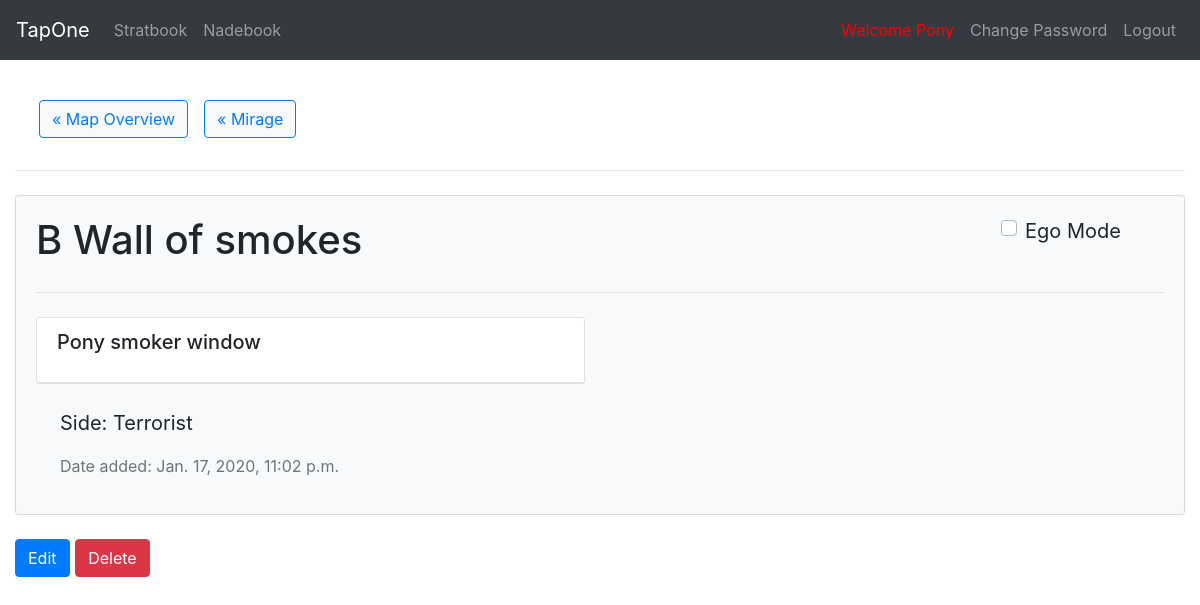
/stratbook/strat/1/ (signed in), run on an earlier commit of the app's database.
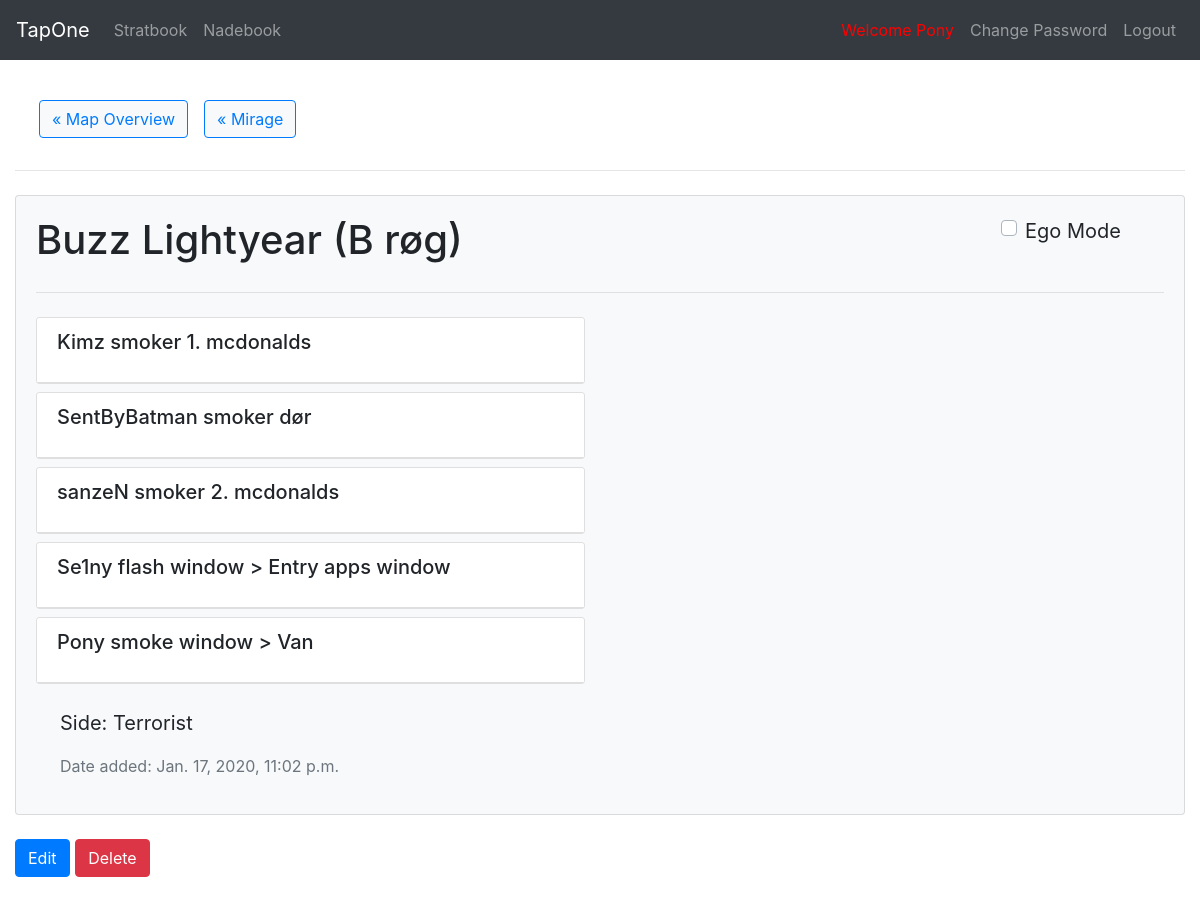
And on a later commit of the database.
### StratBook/models.py (models this page shows, shortened)
class Strategy(models.Model):
    TEAM_CHOICES = [
        ('T', 'Terrorist'),
        ('CT', 'Counter-Terrorist')
    ]
    map_name = models.ForeignKey(Map, on_delete=models.CASCADE)
    name = models.CharField(max_length=200)
    team = models.CharField(max_length=2, choices=TEAM_CHOICES)
    added_date = models.DateTimeField('date added', default=timezone.now)
    def team_text(self):
        for (t, name) in self.TEAM_CHOICES:
            if self.team == t:
                return name

class Map(models.Model):
    name = models.CharField(max_length=50)
    active_duty = models.BooleanField(default=True)
    img = models.ImageField(upload_to=map_directory_path, blank=True, null=True)

class Bullet(models.Model):
    text = models.CharField(max_length=200, blank=True)
    strategy = models.ForeignKey(Strategy, on_delete=models.CASCADE)
    player = models.ForeignKey(get_user_model(),
            on_delete=models.SET_NULL, blank=True, null=True)
    nade = models.ForeignKey(Nade, on_delete=models.SET_NULL, blank=True, null=True)
    def replace_player_text(self):
        if self.player:
            name = self.player.username
            return self.text.replace("@player", name)
        else:
            return self.text

### StratBook/views.py (the view)
# urls.py: path('strat/<int:pk>/', views.StrategyDetailView.as_view(), name="strat"),
@method_decorator(login_required, name='dispatch')
@method_decorator(permission_required('StratBook.view_strategy', raise_exception=True), name ='dispatch')
class StrategyDetailView(generic.DetailView):
    model = Strategy
    template_name = 'StratBook/strat_detail.html'
    context_object_name = 'strat'

### StratBook/models.py (called while the page is built)
    def get_setup_image_url(self):
        if (self.setup_img):
            return self.setup_img.url
        if (self.setup_img_link):
            return self.setup_img_link
        return ''

    def get_image_url(self):
        if (self.img):
            return self.img.url
        if (self.img_link):
            return self.img_link
        return ''

    def type_text(self):
        for (t, name) in self.NADE_TYPE_CHOICES:
            if self.nade_type == t:
                return name

    def has_setup(self):
        if (self.setup_img):
            return True
        elif (self.setup_img_link):
            return True
        else:
            return False

### StratBook/templates/StratBook/strat_detail.html (shortened to what this page needs)
{% extends "base.html" %}
{% load static %}
{% block content %}
<link rel="stylesheet" type="text/css" href={% static 'StratBook/css/strat_detail.css' %}>
{% include 'StratBook/_mini_nav.html' %}
<hr>
<div class="card bg-light mt-4">
  <div class="card-body">
    <div class="row">
      <div class="col-10">
        <h1 class="card-title">{{strat.name}}</h1>
      </div>
      <div class="col-2">
        <div class="custom-control custom-checkbox mb-4">
          <label class="custom-control-label" for="egoCheck">Ego Mode</label>
        </div>
      </div>
    </div>
    <hr>
    <p class="card-text">
      <div id="bullets">
        {% if not strat.bullet_set.all %}
        <p class="text-muted">
          <small>No description available for this strategy</small>
        </p>
        {% else %}
          {% for bullet in strat.bullet_set.all %}
            {% include 'StratBook/_bullet_card.html' %}
          {% endfor %}
        {% endif %}
      </div>
      <p class="team mt-4 ml-4">Side: {{strat.team_text}}</p>
      <p class="date text-muted ml-4">
        <small>Date added: {{strat.added_date}}</small>
      </p>
    </p>
  </div>
</div>
{% if perms.StratBook.change_strategy %}
    <a class="btn btn-primary mb-4 mt-4" href={% url 'StratBook:update_strat' strat.id %}>Edit</a>
{% endif %}
{% if perms.StratBook.delete_strategy %}
    <a class="btn btn-danger mb-4 mt-4" href={% url 'StratBook:delete_strat' strat.id %}>Delete</a>
{% endif %}
{% endblock %}

### templates/base.html (shortened to what this page needs)
{% load static %}
<html>
  <head>
    <link rel="stylesheet" type="text/css" href={% static 'TapOne/css/style.css' %}>
    <link rel="stylesheet"
      href="https://stackpath.bootstrapcdn.com/bootstrap/4.4.1/css/bootstrap.min.css"
>
  </head>
  <body>
    {% include "navbar.html" %}
    <div class="container-fluid mt-4 content">
      {% block content %}
      {% endblock %}
    </div>
  </body>
</html>

### templates/navbar.html (shortened to what this page needs)
<nav class="navbar navbar-expand-sm navbar-dark bg-dark">
  <a class="navbar-brand" href={% url 'index' %}>TapOne</a>
  <div class="collapse navbar-collapse" id="navbarsExample04">
    <ul class="navbar-nav mr-auto">
      <li class="nav-item">
        <a class="nav-link" href={% url 'StratBook:index' %}>Stratbook</a>
      </li>
      <li class="nav-item">
              <a class="nav-link" href={% url 'StratBook:nadebook' %}>Nadebook</a>
      </li>
    </ul>
    <ul class="navbar-nav ml-auto">
        {% if user.is_authenticated %}
          <li class="nav-item">
            <div class="welcomer"> Welcome {{user.username}}</div>
          </li>
          <li class="nav-item">
            <a class="nav-link" href={% url 'password_change' %}>Change Password</a>
          </li>
          <li class="nav-item">
            <a class="nav-link" href={% url 'logout' %}>Logout</a>
          </li>
        {% endif %}
    </ul>
  </div>
</nav>

### StratBook/templates/StratBook/_mini_nav.html (shortened to what this page needs)
<nav class="navbar navbar-expand-sm">
  <ul class="navbar-nav mr-auto">
    <li class="nav-link">
            <a class="btn btn-outline-primary btn-light"
                    href={% url 'StratBook:index' %}>&laquo Map Overview</a>
    </li>
    {% if strat %}
    <li class="nav-link">
      <a class="btn btn-outline-primary btn-light"
              href={% url 'StratBook:map' strat.map_name.id %}>&laquo; {{strat.map_name.name}}
    </li>
    {% endif %}
  </ul>
</nav>

### StratBook/templates/StratBook/_bullet_card.html (shortened to what this page needs)
<div class="row">
  <div class="col-6">
    <div class="card mt-2">
      <a class="card-link" data-toggle="collapse" data-target="#collapse-{{bullet.id}}"
              aria-expanded="false" aria-controls="collapse-{{bullet.id}}">
        <div class="card-header bg-white" id="heading-{{bullet.id}}">
          <h5>{{bullet.replace_player_text|linebreaks}}</h5>
        </div>
      </a>
    </div>
  </div>
</div>

### TapOne/static/TapOne/css/style.css (style rules this page uses)
nav.bg-dark { padding-top: 10px; padding-bottom: 10px; }
.content { font-size: 20px; }
.card-link { text-decoration: none; color: #212529; }
.welcomer { padding: 8px; font-size: 1rem; color: red; }

What changed in the data, as far as the page shows it:
changed Strategy "Terrorist": name "B Wall of smokes" → "Buzz Lightyear (B røg)"
changed Bullet: replace_player_text "Pony smoker window" → "Kimz smoker 1. mcdonalds"
added Bullet: replace_player_text "SentByBatman smoker dør"
added Bullet: replace_player_text "sanzeN smoker 2. mcdonalds"
added Bullet: replace_player_text "Se1ny flash window > Entry apps window"
added Bullet: replace_player_text "Pony smoke window > Van"
